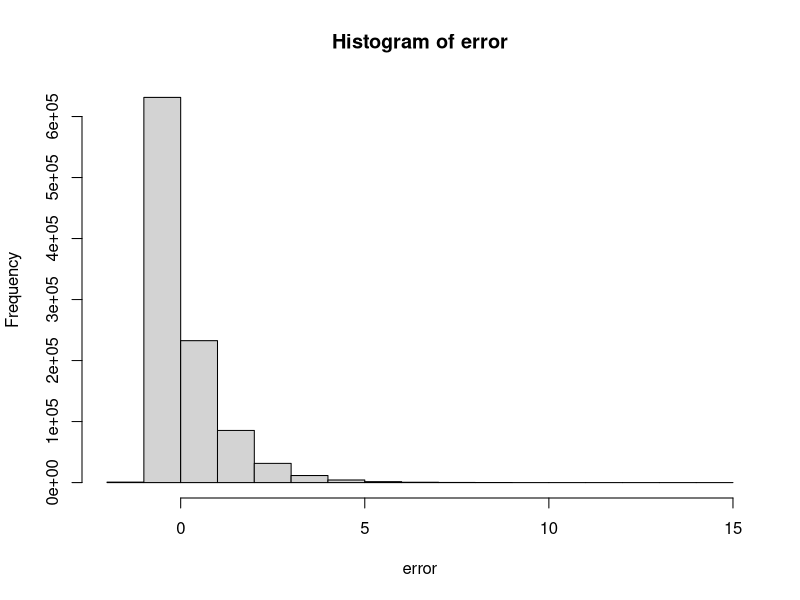
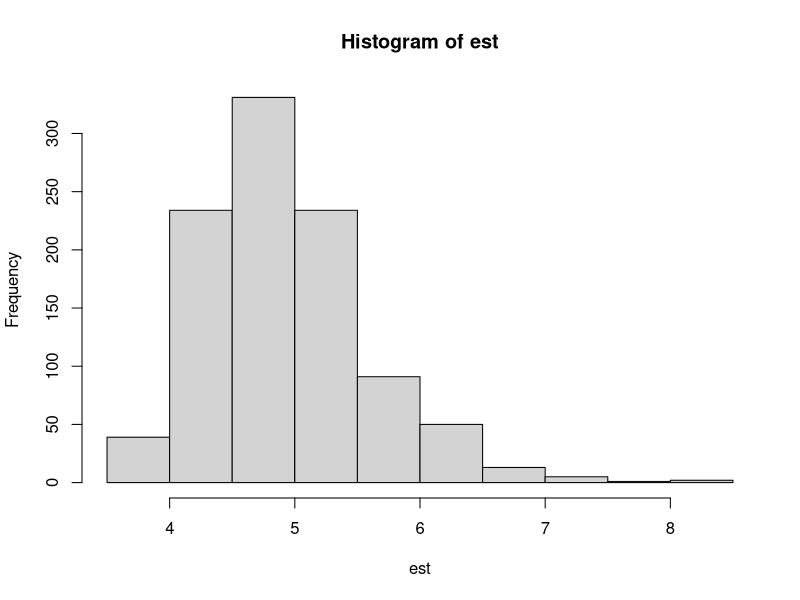

Here is the R script that generated these plots, in order: (Note: a time limit stopped this script after it produced the figures.)
## Calculation to find limiting values

## Generate a massive data set that approximates asymptotics
n = 1000000

## Draw skewed error distribution
error = rgamma(n, 1, 100)
error = (error - mean(error)) / sd(error)

hist(error)

## Generate large data set
x = rnorm(n)
y = x*2 + x^3 + error

data = data.frame(x=x, y=y)

## See what the coefficients are
linMod = lm(y ~ x, data=data)
linMod$coefficients
summary(linMod)

## Simulation to assess the performance of the analytic standard errors
n = 100

nSim = 1000

## Keep track of estimates, standard errors, and coverages
est = se = cov = rep(NA, nSim)

for (ni in 1 : nSim) {
  ## Generate data
  error = rgamma(n, 1, 100)
  error = (error - mean(error)) / sd(error)
  
  x = rnorm(n)
  y = x*2 + x^3 + error
  
  data = data.frame(x=x, y=y)
  
  ## Fit model to it
  linMod = lm(y ~ x, data=data)
  
  est[ni] = linMod$coefficients[2]
  se[ni] = summary(linMod)$coefficients[2,2]
  
  ## Confidence intervals from analytic expressions
  cov[ni] = 1*(est[ni] - 1.96*se[ni] < 5 &
                 est[ni] + 1.96*se[ni] > 5) 
}

## Plot the sampling distribution
hist(est)

## Mean of the sampling distribution
mean(est, na.rm=TRUE)

## Standard deviation of the sampling distribution
sd(est, na.rm=TRUE)

## Average value of our analytic SE estimates
mean(se, na.rm=TRUE)

## Empirical coverage probability
mean(cov, na.rm=TRUE)


## Now try three types of bootstrap to estimate standard errors
## Parametric, residual, nonparametric
nSim = 200

## Only 100 bootstrap samples for now to save time
## Generally do more like 1000
nBoot = 100

est = rep(NA, nSim)

## 4 columns, one for each bootstrap + the analytic standard errors
se = cov = matrix(NA, nSim, 4)

for (ni in 1 : nSim) {
  
  if (ni %% 10 == 0) print(ni)
  
  ## Generate data from nonlinear model
  error = rgamma(n, 1, 100)
  error = (error - mean(error)) / sd(error)
  
  x = rnorm(n)
  y = x*2 + x^3 + error
  
  data = data.frame(x=x, y=y)
  
  ## Estimate model
  linMod = lm(y ~ x, data=data)
  
  est[ni] = linMod$coefficients[2]
  
  ## Analytic standard error
  se[ni,1] = summary(linMod)$coefficients[2,2]

  ## Coverage for analytic standard error
  cov[ni,1] = 1*(est[ni] - 1.96*se[ni] < 5 &
                 est[ni] + 1.96*se[ni] > 5) 
  
  ## Now bootstrap to get standard errors
  ## Keep 3 columns, one for each bootstrap type
  estBoot = matrix(NA, nBoot, 3)
  for (nb in 1 : nBoot) {
    ## Parametric bootstrap first
    # get estimates of all unknown parameters from original data
    coefs = linMod$coefficients
    residSE = sqrt(sum(linMod$residuals^2) / (n - 2))
    
    # Now draw a new outcome vector from this model
    yNew = coefs[1] + coefs[2]*data$x + rnorm(n, sd=residSE)
    
    # create new data set for parametric bootstrap
    dataBoot1 = data.frame(x = data$x,
                           y = yNew)
    
    # fit model to this data
    linModBoot1 = lm(y ~ x, data=dataBoot1)
    estBoot[nb,1] = linModBoot1$coefficients[2]
    
    ## Residual bootstrap
    
    # randomly sample from the residual distribution
    samp = sample(1:n, n, replace=TRUE)
    residuals = linMod$residuals[samp]
    
    yNew2 = coefs[1] + coefs[2]*data$x + residuals
    
    # create new data set for parametric bootstrap
    dataBoot2 = data.frame(x = data$x,
                           y = yNew2)
    
    # fit model to this data
    linModBoot2 = lm(y ~ x, data=dataBoot2)
    estBoot[nb,2] = linModBoot2$coefficients[2]

    ## Nonparametric bootstrap
    samp = sample(1:n, n, replace=TRUE)
    dataBoot3 = data[samp,]
    
    linModBoot3 = lm(y ~ x, data=dataBoot3)
    estBoot[nb,3] = linModBoot3$coefficients[2]
  }
  
  ## Take the standard deviation of bootstrap samples as
  ## Estimates of the standard error
  bootstrapSEs = apply(estBoot, 2, sd)
  
  se[ni,2:4] = bootstrapSEs
  
  cov[ni,2:4] = 1*(est[ni] - 1.96*se[ni,2:4] < 5 &
                     est[ni] + 1.96*se[ni,2:4] > 5)
}

## Mean of sampling distribution
mean(est, na.rm=TRUE)

## Standard deviation of sampling distribution
sd(est, na.rm=TRUE)

## Average estimated standard error for each approach
apply(se, 2, mean, na.rm=TRUE)

## Empirical coverage probability
apply(cov, 2, mean, na.rm=TRUE)


## Does the nonparametric bootstrap add substantial uncertainty by
## resampling the X values as well?
nSim = 2000
nBoot = 100

est = rep(NA, nSim)

## Compare the analytic standard errors with the bootstrap ones
se = cov = matrix(NA, nSim, 2)

for (ni in 1 : nSim) {
  
  if (ni %% 10 == 0) print(ni)
  
  x = rnorm(n)
  
  ## Generate data from linear model
  error = rnorm(n)
  
  y = 2*x + error
  
  data = data.frame(x=x, y=y)
  
  ## Estimate model
  linMod = lm(y ~ x, data=data)
  
  est[ni] = linMod$coefficients[2]
  
  ## Analytic standard error
  se[ni,1] = summary(linMod)$coefficients[2,2]
  
  ## Coverage for analytic standard error
  cov[ni,1] = 1*(est[ni] - 1.96*se[ni,1] < 2 &
                   est[ni] + 1.96*se[ni,1] > 2) 
  
  ## Now bootstrap to get standard errors
  estBoot = rep(NA, nBoot)
  for (nb in 1 : nBoot) {
    ## Nonparametric bootstrap
    samp = sample(1:n, n, replace=TRUE)
    dataBoot = data[samp,]
    
    linModBoot = lm(y ~ x, data=dataBoot)
    estBoot[nb] = linModBoot$coefficients[2]
  }
  
  ## Take the standard deviation of bootstrap samples as
  ## Estimates of the standard error
  bootstrapSE = sd(estBoot)
  
  se[ni,2] = bootstrapSE
  
  cov[ni,2] = 1*(est[ni] - 1.96*se[ni,2] < 2 &
                     est[ni] + 1.96*se[ni,2] > 2)
}

## Mean of sampling distribution
mean(est, na.rm=TRUE)

## Standard deviation of sampling distribution
sd(est, na.rm=TRUE)

## Average estimated standard error for each approach
apply(se, 2, mean, na.rm=TRUE)

## Empirical coverage probability
apply(cov, 2, mean, na.rm=TRUE)
